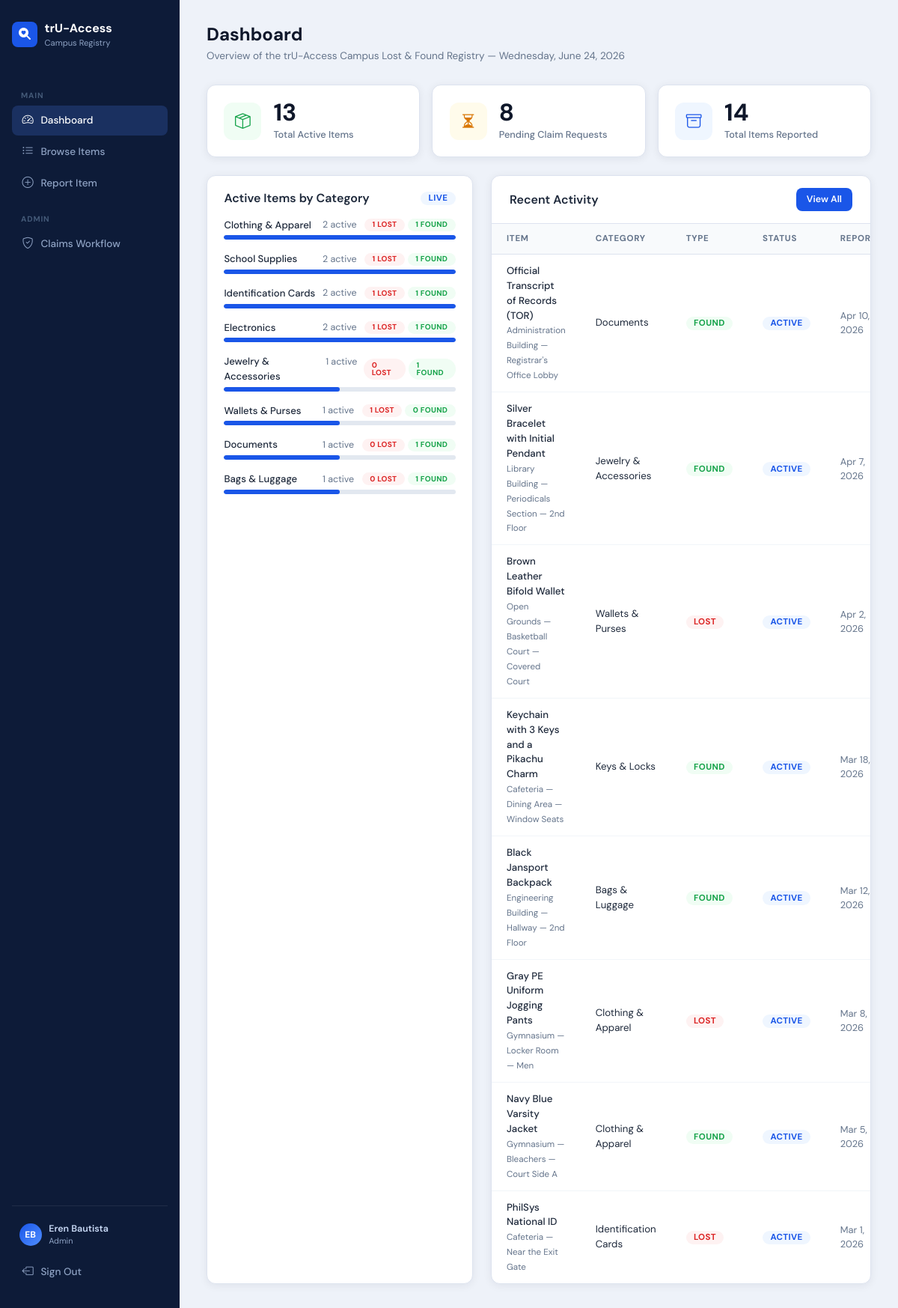
/code/index.php (signed in), run on the app's committed database.
### tables this page shows
CREATE TABLE `categories` (
  `category_id` int(11) NOT NULL,
  `category_name` varchar(80) NOT NULL,
  `description` text DEFAULT NULL
);

CREATE TABLE `items` (
  `item_id` int(11) NOT NULL,
  `reported_by` int(11) NOT NULL,
  `category_id` int(11) NOT NULL,
  `location_id` int(11) NOT NULL,
  `item_type` enum('lost','found') NOT NULL,
  `item_name` varchar(150) NOT NULL,
  `description` text DEFAULT NULL,
  `photo_path` varchar(255) DEFAULT NULL,
  `status` enum('active','claimed','archived') NOT NULL DEFAULT 'active',
  `date_reported` date NOT NULL,
  `created_at` timestamp NOT NULL DEFAULT current_timestamp()
);

CREATE TABLE `locations` (
  `location_id` int(11) NOT NULL,
  `building_name` varchar(100) NOT NULL,
  `room_or_area` varchar(80) DEFAULT NULL,
  `campus_zone` varchar(80) DEFAULT NULL
);

### code/db_connect.php (called while the page is built, shortened)
<?php
function is_admin_or_staff(): bool {
    return isset($_SESSION['user']['role'])
        && in_array($_SESSION['user']['role'], ['admin', 'staff'], true);
}
function e($val): string {
    return htmlspecialchars((string)$val, ENT_QUOTES, 'UTF-8');
}

### code/index.php (the view, shortened to what this page needs)
<?php
require_once 'db_connect.php';
$res_active   = $conn->query("SELECT COUNT(*) AS cnt FROM items WHERE status = 'active'");
$total_active = $res_active ? (int)$res_active->fetch_assoc()['cnt'] : 0;
$res_pending   = $conn->query("SELECT COUNT(*) AS cnt FROM claims WHERE status = 'pending'");
$total_pending = $res_pending ? (int)$res_pending->fetch_assoc()['cnt'] : 0;
$res_total   = $conn->query("SELECT COUNT(*) AS cnt FROM items");
$total_items = $res_total ? (int)$res_total->fetch_assoc()['cnt'] : 0;
$cat_rows    = [];
$view_result = $conn->query("SELECT * FROM active_items_dashboard_summary LIMIT 8");
if ($view_result) {
    while ($row = $view_result->fetch_assoc()) { $cat_rows[] = $row; }
}
$recent_items = [];
$recent_stmt  = $conn->prepare("
    SELECT i.item_id, i.item_name, i.item_type, i.status, i.date_reported,
           c.category_name,
           l.building_name, l.room_or_area,
           u.full_name AS reporter_name
    FROM   items i
    INNER JOIN categories c ON i.category_id = c.category_id
    INNER JOIN locations  l ON i.location_id  = l.location_id
    INNER JOIN users      u ON i.reported_by  = u.user_id
    ORDER  BY i.date_reported DESC, i.item_id DESC
    LIMIT 8
");
if ($recent_stmt) {
    $recent_stmt->execute();
    $recent_items = $recent_stmt->get_result()->fetch_all(MYSQLI_ASSOC);
}
?>
<!DOCTYPE html>
<html lang="en">
<head>
<link rel="stylesheet" href="https://cdn.jsdelivr.net/npm/bootstrap@5.3.3/dist/css/bootstrap.min.css">
<link rel="stylesheet" href="https://cdn.jsdelivr.net/npm/bootstrap-icons@1.11.3/font/bootstrap-icons.min.css">
</head>
<body>
<aside class="clf-sidebar">
  <a href="index.php" class="brand">
    <div class="brand-icon"><i class="bi bi-search-heart-fill"></i></div>
    <div>
      trU-Access
      <small>Campus Registry</small>
    </div>
  </a>
  <nav>
    <div class="clf-nav-label">Main</div>
    <a href="index.php"          class="clf-nav-link active"><i class="bi bi-speedometer2"></i> Dashboard</a>
    <a href="items_list.php"     class="clf-nav-link"><i class="bi bi-list-ul"></i> Browse Items</a>
    <a href="add_item.php"       class="clf-nav-link"><i class="bi bi-plus-circle"></i> Report Item</a>
    <?php if (is_admin_or_staff()): ?>
    <div class="clf-nav-label">Admin</div>
    <a href="admin_workflow.php" class="clf-nav-link"><i class="bi bi-shield-check"></i> Claims Workflow</a>
    <?php endif; ?>
  </nav>
  <div class="clf-sidebar-spacer"></div>
  <div class="clf-sidebar-footer">
    <?php
      $current_user = $_SESSION['user'] ?? [];
      $initials = '';
      if (!empty($current_user['full_name'])) {
        $parts    = explode(' ', trim($current_user['full_name']));
        $initials = strtoupper(substr($parts[0], 0, 1) . (isset($parts[1]) ? substr($parts[1], 0, 1) : ''));
      }
    ?>
    <div class="clf-user-pill">
      <div class="clf-user-avatar"><?= $initials ?: 'U' ?></div>
      <div>
        <div class="clf-user-name"><?= e($current_user['full_name'] ?? 'User') ?></div>
        <div class="clf-user-role"><?= ucfirst(e($current_user['role'] ?? '')) ?></div>
      </div>
    </div>
    <a href="logout.php" class="clf-logout-btn">
      <i class="bi bi-box-arrow-left"></i> Sign Out
    </a>
  </div>
</aside>
<main class="clf-main">
  <div class="page-header">
    <h1>Dashboard</h1>
    <p>Overview of the trU-Access Campus Lost &amp; Found Registry — <?= date('l, F j, Y') ?></p>
  </div>
  <div class="row g-3 mb-4">
    <div class="col-md-4">
      <a href="items_list.php" class="stat-card">
        <div class="stat-icon green"><i class="bi bi-box-seam"></i></div>
        <div>
          <div class="stat-val"><?= $total_active ?></div>
          <div class="stat-label">Total Active Items</div>
        </div>
      </a>
    </div>
    <div class="col-md-4">
      <a href="admin_workflow.php" class="stat-card">
        <div class="stat-icon amber"><i class="bi bi-hourglass-split"></i></div>
        <div>
          <div class="stat-val"><?= $total_pending ?></div>
          <div class="stat-label">Pending Claim Requests</div>
        </div>
      </a>
    </div>
    <div class="col-md-4">
      <a href="items_list.php" class="stat-card">
        <div class="stat-icon blue"><i class="bi bi-archive"></i></div>
        <div>
          <div class="stat-val"><?= $total_items ?></div>
          <div class="stat-label">Total Items Reported</div>
        </div>
      </a>
    </div>
  </div>
  <div class="row g-4">
    <div class="col-lg-5">
      <div class="clf-card h-100">
        <div class="card-body">
          <div class="d-flex align-items-center justify-content-between mb-3">
            <h5 class="mb-0" style="font-size:1rem;font-weight:600;">
              Active Items by Category
            </h5>
            <span class="clf-badge active">Live</span>
          </div>
          <?php if (empty($cat_rows)): ?>
            <p class="text-muted" style="font-size:.85rem;">No data available yet.</p>
          <?php else: ?>
            <?php
            $max_count = max(array_column($cat_rows, 'total_active_items') ?: [1]);
            foreach ($cat_rows as $cat):
              $count = (int)$cat['total_active_items'];
              $pct   = $max_count > 0 ? round(($count / $max_count) * 100) : 0;
            ?>
            <div class="mb-3">
              <div class="d-flex justify-content-between align-items-center mb-1">
                <span style="font-size:.82rem;font-weight:500;">
                  <?= e($cat['category_name']) ?>
                </span>
                <span class="d-flex align-items-center gap-1"
                      style="font-size:.78rem;color:var(--clf-muted);">
                  <?= $count ?> active &nbsp;
                  <span class="clf-badge lost"  style="font-size:.63rem;"><?= (int)($cat['total_lost']  ?? 0) ?> lost</span>
                  <span class="clf-badge found" style="font-size:.63rem;"><?= (int)($cat['total_found'] ?? 0) ?> found</span>
                </span>
              </div>
              <div class="clf-progress">
                <div class="clf-progress-fill" style="width:<?= $pct ?>%"></div>
              </div>
            </div>
            <?php endforeach; ?>
          <?php endif; ?>
        </div>
      </div>
    </div>
    <div class="col-lg-7">
      <div class="clf-card h-100">
        <div class="card-body p-0">
          <div class="d-flex align-items-center justify-content-between px-4 py-3"
               style="border-bottom:1px solid var(--clf-border);">
            <h5 class="mb-0" style="font-size:1rem;font-weight:600;">Recent Activity</h5>
            <a href="items_list.php" class="btn-clf-primary btn"
               style="padding:6px 14px;font-size:.78rem;">
              View All
            </a>
          </div>
          <div class="table-responsive">
            <table class="clf-table">
              <thead>
                <tr>
                  <th>Item</th>
                  <th>Category</th>
                  <th>Type</th>
                  <th>Status</th>
                  <th>Reported</th>
                </tr>
              </thead>
              <tbody>
                <?php if (empty($recent_items)): ?>
                  <tr>
                    <td colspan="5" class="text-center text-muted py-4">
                      No items recorded yet.
                    </td>
                  </tr>
                <?php else: ?>
                  <?php foreach ($recent_items as $item): ?>
                  <tr>
                    <td>
                      <span style="font-weight:500;">
                        <?= e($item['item_name']) ?>
                      </span><br>
                      <small style="color:var(--clf-muted);">
                        <?= e($item['building_name'] . ' — ' . $item['room_or_area']) ?>
                      </small>
                    </td>
                    <td><?= e($item['category_name']) ?></td>
                    <td>
                      <span class="clf-badge <?= e($item['item_type']) ?>">
                        <?= e($item['item_type']) ?>
                      </span>
                    </td>
                    <td>
                      <span class="clf-badge <?= e($item['status']) ?>">
                        <?= e($item['status']) ?>
                      </span>
                    </td>
                    <td style="font-size:.8rem;color:var(--clf-muted);">
                      <?= e(date('M j, Y', strtotime($item['date_reported']))) ?>
                    </td>
                  </tr>
                  <?php endforeach; ?>
                <?php endif; ?>
              </tbody>
            </table>
          </div>
        </div>
      </div>
    </div>
  </div>
</main>
</body>
</html>

### data on the page
categories: category_name "Clothing & Apparel", count "2", total_lost "1", total_found "1", $pct 100 (drawn)
categories: category_name "School Supplies", count "2", total_lost "1", total_found "1", $pct 100 (drawn)
categories: category_name "Identification Cards", count "2", total_lost "1", total_found "1", $pct 100 (drawn)
categories: category_name "Electronics", count "2", total_lost "1", total_found "1", $pct 100 (drawn)
categories: category_name "Jewelry & Accessories", count "1", total_lost "0", total_found "1", $pct 50 (drawn)
categories: category_name "Wallets & Purses", count "1", total_lost "1", total_found "0", $pct 50 (drawn)
categories: category_name "Documents", count "1", total_lost "0", total_found "1", $pct 50 (drawn)
categories: category_name "Bags & Luggage", count "1", total_lost "0", total_found "1", $pct 50 (drawn)
items: item_name "Official Transcript of Records (TOR)", location.room_or_area "Administration Building — Registrar's Office Lobby", category.category_name "Documents", item_type "FOUND", status "ACTIVE", date_reported "Apr 10, 2026"
items: item_name "Silver Bracelet with Initial Pendant", location.room_or_area "Library Building — Periodicals Section — 2nd Floor", category.category_name "Jewelry & Accessories", item_type "FOUND", status "ACTIVE", date_reported "Apr 7, 2026"
items: item_name "Brown Leather Bifold Wallet", location.room_or_area "Open Grounds — Basketball Court — Covered Court", category.category_name "Wallets & Purses", item_type "LOST", status "ACTIVE", date_reported "Apr 2, 2026"
items: item_name "Keychain with 3 Keys and a Pikachu Charm", location.room_or_area "Cafeteria — Dining Area — Window Seats", category.category_name "Keys & Locks", item_type "FOUND", status "ACTIVE", date_reported "Mar 18, 2026"
items: item_name "Black Jansport Backpack", location.room_or_area "Engineering Building — Hallway — 2nd Floor", category.category_name "Bags & Luggage", item_type "FOUND", status "ACTIVE", date_reported "Mar 12, 2026"
items: item_name "Gray PE Uniform Jogging Pants", location.room_or_area "Gymnasium — Locker Room — Men", category.category_name "Clothing & Apparel", item_type "LOST", status "ACTIVE", date_reported "Mar 8, 2026"
items: item_name "Navy Blue Varsity Jacket", location.room_or_area "Gymnasium — Bleachers — Court Side A", category.category_name "Clothing & Apparel", item_type "FOUND", status "ACTIVE", date_reported "Mar 5, 2026"
items: item_name "PhilSys National ID", location.room_or_area "Cafeteria — Near the Exit Gate", category.category_name "Identification Cards", item_type "LOST", status "ACTIVE", date_reported "Mar 1, 2026"

### other printed values
$initials ?: 'U' "EB"
$current_user['full_name'] "Eren Bautista"
$current_user['role'] "Admin"
$total_active "13"
$total_pending "8"
$total_items "14"
